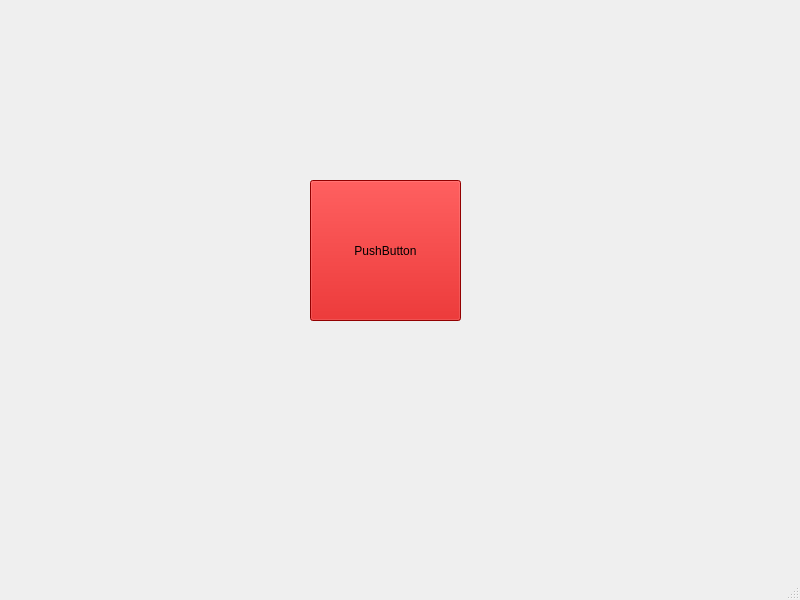
<?xml version="1.0" encoding="UTF-8"?>
<ui version="4.0">
 <class>MainWindow</class>
 <widget class="QMainWindow" name="MainWindow">
  <property name="geometry">
   <rect>
    <x>0</x>
    <y>0</y>
    <width>800</width>
    <height>600</height>
   </rect>
  </property>
  <property name="windowTitle">
   <string>MainWindow</string>
  </property>
  <widget class="QWidget" name="centralwidget">
   <widget class="QPushButton" name="pushButton">
    <property name="geometry">
     <rect>
      <x>310</x>
      <y>180</y>
      <width>151</width>
      <height>141</height>
     </rect>
    </property>
    <property name="styleSheet">
     <string notr="true">QPushButton{
	background-color:rgb(204, 0, 0);
}

QPushButton:pressed{
	background-color:rgb(196, 160, 0);
}</string>
    </property>
    <property name="text">
     <string>PushButton</string>
    </property>
   </widget>
  </widget>
  <widget class="QMenuBar" name="menubar">
   <property name="geometry">
    <rect>
     <x>0</x>
     <y>0</y>
     <width>800</width>
     <height>28</height>
    </rect>
   </property>
  </widget>
  <widget class="QStatusBar" name="statusbar"/>
 </widget>
 <resources/>
 <connections/>
</ui>
